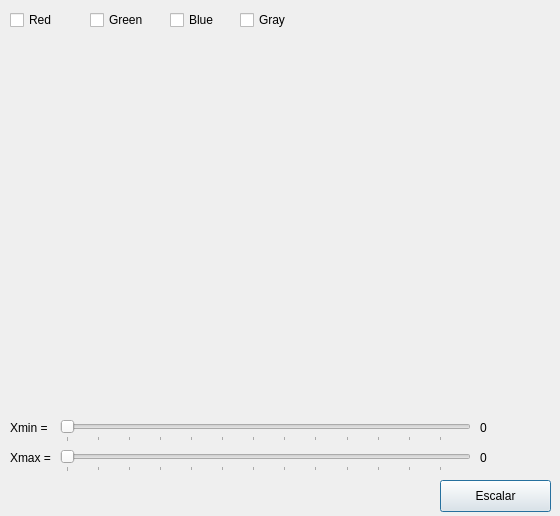
<?xml version="1.0" encoding="UTF-8"?>
<ui version="4.0">
 <class>HistDialog</class>
 <widget class="QDialog" name="HistDialog">
  <property name="geometry">
   <rect>
    <x>0</x>
    <y>0</y>
    <width>560</width>
    <height>516</height>
   </rect>
  </property>
  <property name="minimumSize">
   <size>
    <width>500</width>
    <height>400</height>
   </size>
  </property>
  <property name="windowTitle">
   <string>Dialog</string>
  </property>
  <widget class="QCustomPlot" name="histograma" native="true">
   <property name="enabled">
    <bool>false</bool>
   </property>
   <property name="geometry">
    <rect>
     <x>10</x>
     <y>40</y>
     <width>531</width>
     <height>371</height>
    </rect>
   </property>
   <property name="layoutDirection">
    <enum>Qt::LeftToRight</enum>
   </property>
  </widget>
  <widget class="QCheckBox" name="chk_red">
   <property name="geometry">
    <rect>
     <x>10</x>
     <y>10</y>
     <width>61</width>
     <height>20</height>
    </rect>
   </property>
   <property name="text">
    <string>Red</string>
   </property>
  </widget>
  <widget class="QCheckBox" name="checkBox_2">
   <property name="geometry">
    <rect>
     <x>90</x>
     <y>10</y>
     <width>61</width>
     <height>20</height>
    </rect>
   </property>
   <property name="text">
    <string>Green</string>
   </property>
  </widget>
  <widget class="QCheckBox" name="checkBox_3">
   <property name="geometry">
    <rect>
     <x>170</x>
     <y>10</y>
     <width>61</width>
     <height>20</height>
    </rect>
   </property>
   <property name="text">
    <string>Blue</string>
   </property>
  </widget>
  <widget class="QCheckBox" name="checkBox_4">
   <property name="geometry">
    <rect>
     <x>240</x>
     <y>10</y>
     <width>61</width>
     <height>20</height>
    </rect>
   </property>
   <property name="text">
    <string>Gray</string>
   </property>
  </widget>
  <widget class="QSlider" name="slide_xmin">
   <property name="geometry">
    <rect>
     <x>60</x>
     <y>420</y>
     <width>411</width>
     <height>22</height>
    </rect>
   </property>
   <property name="maximum">
    <number>255</number>
   </property>
   <property name="singleStep">
    <number>5</number>
   </property>
   <property name="orientation">
    <enum>Qt::Horizontal</enum>
   </property>
   <property name="tickPosition">
    <enum>QSlider::TicksBelow</enum>
   </property>
   <property name="tickInterval">
    <number>20</number>
   </property>
  </widget>
  <widget class="QLabel" name="lbl_xmax">
   <property name="geometry">
    <rect>
     <x>480</x>
     <y>450</y>
     <width>59</width>
     <height>16</height>
    </rect>
   </property>
   <property name="text">
    <string>0</string>
   </property>
  </widget>
  <widget class="QLabel" name="label">
   <property name="geometry">
    <rect>
     <x>10</x>
     <y>420</y>
     <width>59</width>
     <height>16</height>
    </rect>
   </property>
   <property name="text">
    <string>Xmin = </string>
   </property>
  </widget>
  <widget class="QLabel" name="label_2">
   <property name="geometry">
    <rect>
     <x>10</x>
     <y>450</y>
     <width>59</width>
     <height>16</height>
    </rect>
   </property>
   <property name="text">
    <string>Xmax = </string>
   </property>
  </widget>
  <widget class="QSlider" name="slide_xmax">
   <property name="geometry">
    <rect>
     <x>60</x>
     <y>450</y>
     <width>411</width>
     <height>22</height>
    </rect>
   </property>
   <property name="maximum">
    <number>255</number>
   </property>
   <property name="singleStep">
    <number>5</number>
   </property>
   <property name="orientation">
    <enum>Qt::Horizontal</enum>
   </property>
   <property name="tickPosition">
    <enum>QSlider::TicksBelow</enum>
   </property>
   <property name="tickInterval">
    <number>20</number>
   </property>
  </widget>
  <widget class="QLabel" name="lbl_xmin">
   <property name="geometry">
    <rect>
     <x>480</x>
     <y>420</y>
     <width>59</width>
     <height>16</height>
    </rect>
   </property>
   <property name="text">
    <string>0</string>
   </property>
  </widget>
  <widget class="QPushButton" name="btn_escalar">
   <property name="geometry">
    <rect>
     <x>440</x>
     <y>480</y>
     <width>111</width>
     <height>32</height>
    </rect>
   </property>
   <property name="text">
    <string>Escalar</string>
   </property>
  </widget>
 </widget>
 <customwidgets>
  <customwidget>
   <class>QCustomPlot</class>
   <extends>QWidget</extends>
   <header>qcustomplot.h</header>
   <container>1</container>
  </customwidget>
 </customwidgets>
 <resources/>
 <connections/>
</ui>
